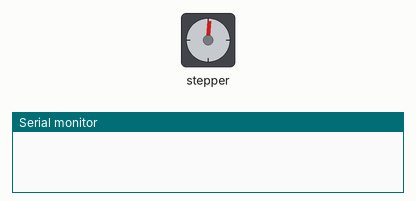
Recording of a sketch running on a simulated Arduino Uno, built with avr-gcc and run on an emulated ATmega328P. On the bench: stepper motor, the last lines printed to the serial monitor. Stepper angles assume 200 steps per turn.

Above: at 0.15 s.
At 10.04 s:
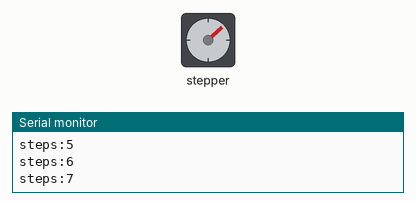
At 19.94 s:
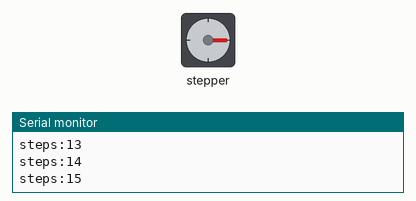
At 39.73 s:
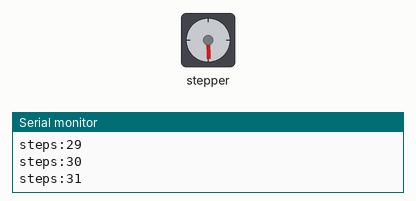
Timing chart, 0 to 40.0 s (numbered marks = the images above):
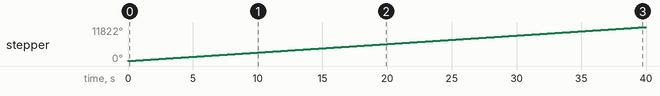

Measured:
- by itself, stepper: keeps turning clockwise at about 296°/s

The sketch:

stepperTest.ino
```cpp
#include <Stepper.h>

const int stepsPerRevolution = 200;  // change this to fit the number of steps per revolution
// for your motor

// initialize the stepper library on pins 8 through 11:
//Stepper myStepper(stepsPerRevolution, 14, 12, 13, 5);
Stepper myStepper(stepsPerRevolution, 13, 14, 5, 12);

int stepCount = 0;         // number of steps the motor has taken

void setup() {
  myStepper.setSpeed(50);
  // initialize the serial port:
  Serial.begin(9600);
}

void loop() {
  // step one step:
  myStepper.step(200);
  Serial.print("steps:");
  Serial.println(stepCount);
  stepCount++;
  delay(8);
}
```
